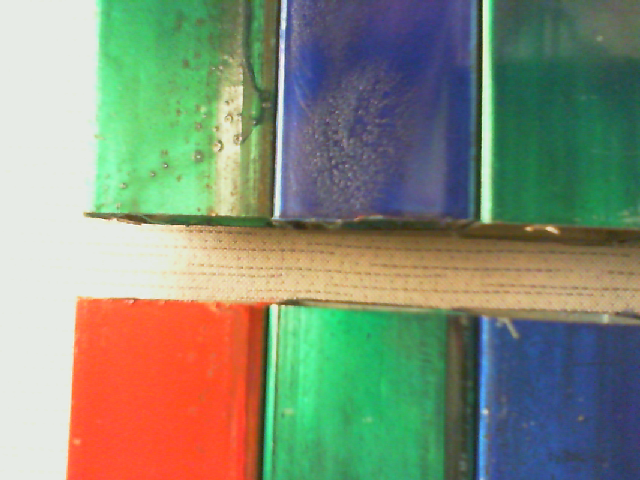
#> input picture Rasp/image2.png, 640 x 480 px
$ python -i stacks.py   (imports and definitions only)
#> lines starting #> are read from the running program, lines starting #| are printed output that depends on the picture; after the words box and inside, x2 and y2 are one past the last pixel; in counts of white or black regions, pixels touching at a corner belong together
#> further down, picture is the input picture: shape (480, 640, 3); mean B, G, R 120, 141.8, 132.2
import cv2
import numpy as np

# Color ranges
lower_range_g = np.array([23,20,10], dtype=np.uint8)
upper_range_g = np.array([100,255,255], dtype=np.uint8)
lower_range_b = np.array([101,20,10], dtype=np.uint8)
upper_range_b = np.array([150,255,255], dtype=np.uint8)
lower_range_r = np.array([0, 50, 20], dtype=np.uint8)
upper_range_r = np.array([22, 255, 255], dtype=np.uint8)
lower_range_r2 = np.array([151,50,20], dtype=np.uint8)
upper_range_r2 = np.array([255,255,255], dtype=np.uint8)

# Returns from a single image three color masks: red, green and blue
def getMasks(image):
	hsv = cv2.cvtColor(image, cv2.COLOR_BGR2HSV)
#> hsv: shape (480, 640, 3); mean H, S, V 61.9, 112.2, 172.8

	mask_blue = cv2.inRange(hsv, lower_range_b, upper_range_b)
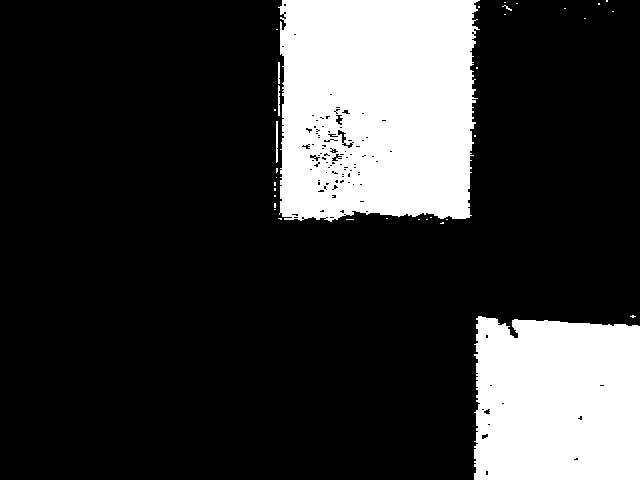
#> mask_blue: shape (480, 640); 21.7% white; 36 white regions (31 under 20 px), largest, box (x1, y1, x2, y2) and area: (278, 0, 480, 222) 40703, (474, 316, 640, 480) 25726, (276, 121, 278, 163) 82, (278, 85, 280, 116) 57, (278, 62, 280, 84) 43
	mask_green = cv2.inRange(hsv, lower_range_g, upper_range_g)
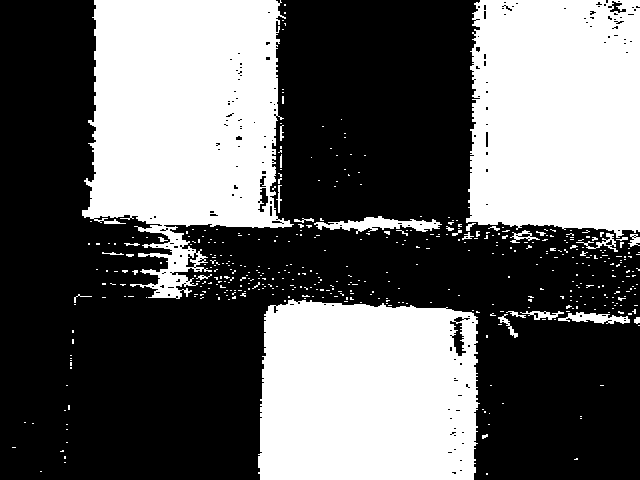
#> mask_green: shape (480, 640); 39.8% white; 463 white regions (431 under 20 px), largest, box (x1, y1, x2, y2) and area: (82, 0, 294, 299) 42927, (466, 0, 640, 238) 37733, (258, 299, 480, 480) 36920
	mask_red = cv2.inRange(hsv, lower_range_r, upper_range_r)
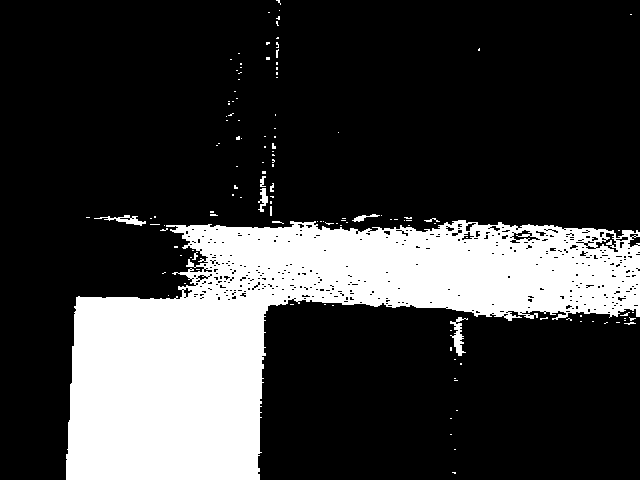
#> mask_red: shape (480, 640); 23% white; 128 white regions (117 under 20 px), largest, box (x1, y1, x2, y2) and area: (66, 220, 640, 480) 69169, (450, 317, 468, 356) 277, (94, 215, 146, 226) 201
	mask_red2 = cv2.inRange(hsv, lower_range_r2, upper_range_r2)
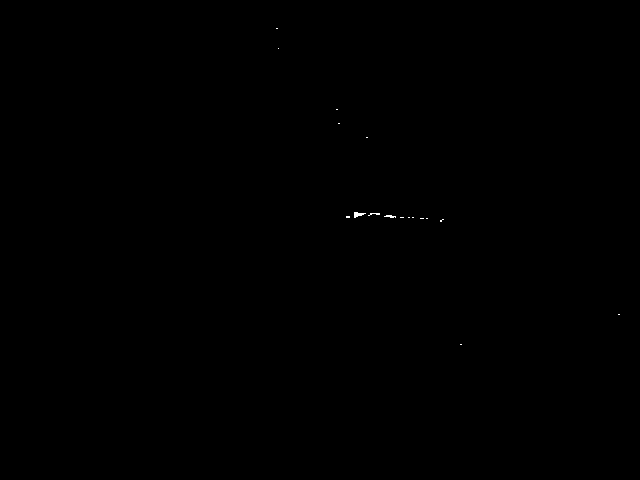
#> mask_red2: shape (480, 640); 0.04% white in thin lines or dots, all inside (x1, y1, x2, y2) = (276, 28, 620, 345)
	mask_red = mask_red + mask_red2
#> mask_red: shape (480, 640); 23% white; 133 white regions (119 under 20 px), largest, box (x1, y1, x2, y2) and area: (66, 220, 640, 480) 69187, (450, 317, 468, 356) 279, (94, 215, 146, 226) 201

	return mask_red, mask_green, mask_blue

# Splits a mask in six different smaller images at a specific position
# [96 lines left out: functions checking, splitMask, getContour, getMaxColor, getMatrix, not called in this run]


# [5 lines of commented-out code are left out]

>>> import cv2
>>> picture = cv2.imread('../image2.png')
>>> result = getMasks(picture)
